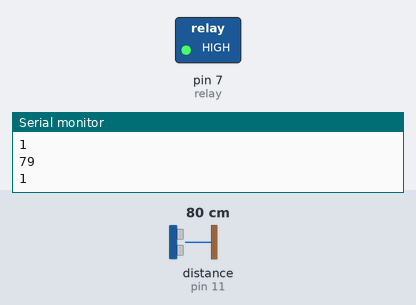
A sketch run on a simulated Arduino Uno, built with avr-gcc and run on an emulated ATmega328P. On the bench: switched loads named in the sketch (green lamp = pin HIGH), the last lines printed to the serial monitor. Wiring (inferred from the names in the program): ultrasonic range finder: trigger pin 12; echo pin 11. The inputs (shaded band) are chosen by the test bench; at power-on: distance to the obstacle (sensor on pin 11) 80 cm. The echo pulse lasts 58.3 µs per cm; pins used as bus, display or sensor lines are not drawn.

Above: at 1.8 s.
1.9 s: distance to the obstacle (sensor on pin 11) set to 35 cm
3.4 s: distance to the obstacle (sensor on pin 11) set to 27 cm
At 5.0 s:
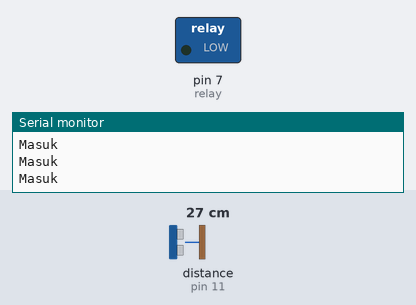
Timing chart, 0 to 10.5 s (numbered marks = the images above; inputs shaded):
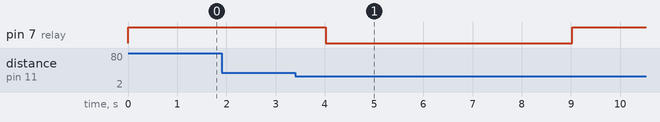

The sketch:

penyemprot.ino
```cpp
#define echoPin 11 //Echo Pin
#define trigPin 12 //Trigger Pin

int relay=7;
bool cek = true;
unsigned long timer;
long duration, distance;
void setup() {
  // put your setup code here, to run once:
  Serial.begin(9600);
  pinMode(trigPin, OUTPUT);
  pinMode(echoPin, INPUT);
  pinMode(relay,OUTPUT);
  digitalWrite(relay,HIGH);
}

void loop() {
  // put your main code here, to run repeatedly:
  digitalWrite(trigPin, LOW);delayMicroseconds(2);
  digitalWrite(trigPin, HIGH);delayMicroseconds(10);
  digitalWrite(trigPin, LOW);
  duration = pulseIn(echoPin, HIGH);
  distance = duration/58.2;
  Serial.println(distance);
  Serial.println(cek);
  if(distance<30 && cek){
    timer = millis();
    while(millis()-timer<5000){
      Serial.println("Masuk");
      digitalWrite(relay,LOW);
    }
    digitalWrite(relay,HIGH);
    cek=false;
  }
  else{
    if(distance>30)
    cek=true;
    delay(1000);
  }

}
```

Measured:
- the behaviour switches between 31 and 30 cm on distance to the obstacle (sensor on pin 11) (found by bisection; images 0 and 1)
- after the input at 3.4 s, pin 7 (relay): HIGH → LOW after 0.62 s, → HIGH 5.0 s later
